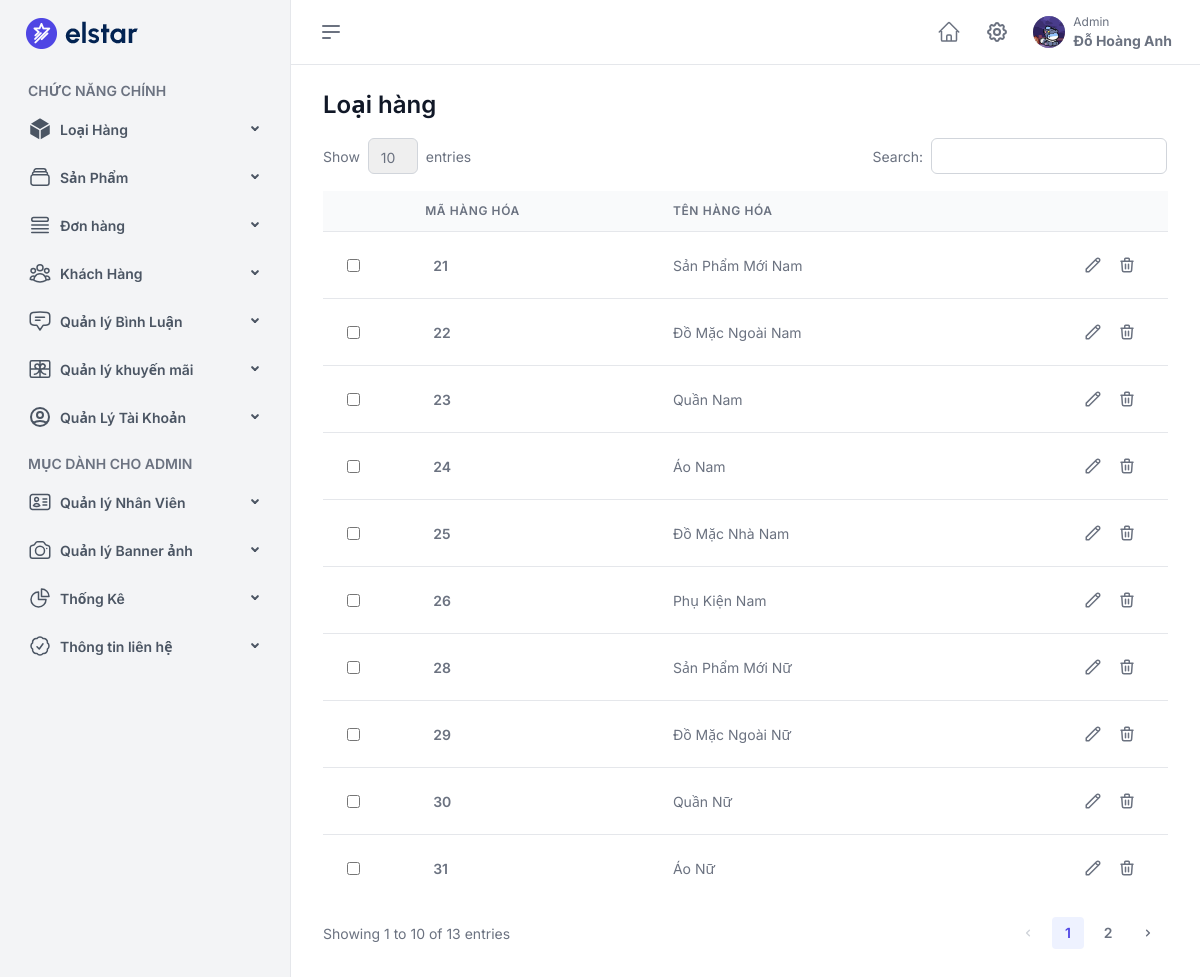
The app's page /admin/admin.php?act=listdm (signed in) with its own data.
### tables this page shows
CREATE TABLE `loai_hang` (
  `ma_loai` int(11) NOT NULL,
  `ten_loai` varchar(50) DEFAULT NULL,
  `anh_loai` varchar(200) NOT NULL,
  `trang_thai` tinyint(2) DEFAULT 0
);

### module/loai.php (called while the page is built, shortened)
<?php
function loai_list(){
    $sql="SELECT * FROM loai_hang WHERE trang_thai=0";
    $list=pdo_query($sql);
    return $list;
}
?>

### module/PDO.php (called while the page is built, shortened)
<?php
function pdo_query($sql){
    $sql_args = array_slice(func_get_args(),1);
    try{
        $stmt = $GLOBALS['PDO']->prepare($sql);
        $stmt->execute($sql_args);
        return $stmt->fetchAll(PDO::FETCH_ASSOC);
    }
    catch(PDOException $e){
        echo $e->getMessage();
        return false;
    }
    finally{
        unset($stmt);
    }
}
?>

### admin/loaihang/list.php (the view, shortened to what this page needs)
<?php
extract($data);
?>
<div class="h-full flex flex-auto flex-col justify-between">
							<main class="h-full">
								<div class="page-container relative h-full flex flex-auto flex-col px-4 sm:px-6 md:px-8 py-4 sm:py-6">
                                    <div class="container mx-auto">
                                        <div class="card adaptable-card">
                                            <div class="card-body">
                                                <div class="lg:flex items-center justify-between mb-4">
                                                    <h3 class="mb-4 lg:mb-0">Loại hàng</h3>
                                                </div>
                                                <div class="overflow-x-auto">
                                                    <table id="product-list-data-table" class="table-default table-hover data-table">
                                                        <thead>
                                                            <tr>
                                                                <th></th>
                                                                <th>Mã hàng hóa</th>
                                                                <th>Tên Hàng Hóa</th>
                                                                <th></th>
                                                            </tr>
                                                        </thead>
                                                        <tbody>
                                                               <?php
                                                               extract($data);
                                                            foreach ($data as $list){
                                                                extract($list);
                                                             ?>
                                                                <tr>
                                                                    <td>
                                                                    <div class="flex items-center">
                                                                        <input type="checkbox" name="chon[]" value="<?php echo $ma_loai ?>">
                                                                    </div>
                                                                    </td>
                                                                <td>
                                                                    <div class="flex items-center">
                                                                        <span class="ml-2 rtl:mr-2 font-semibold"><?php  echo $ma_loai ?></span>
                                                                    </div>
                                                                </td>
                                                                <td>
                                                                    <span class="capitalize"><?php  echo $ten_loai ?></span>
                                                                </td>
                                                                <td>
                                                                    <div class="flex justify-end text-lg">
                                                                        <span class="cursor-pointer p-2 hover:text-indigo-600">
                                                                        <a href="admin.php?act=editdm&ma_loai=<?php echo $ma_loai ?>">
                                                                        </a>
                                                                        </span>
                                                                    <span class="cursor-pointer p-2 hover:text-red-500">
                                                                        <a href="admin.php?act=sdeldm&ma_loai=<?php echo $ma_loai ?>" onclick="return confirmDelete()">
                                                                        </a>
                                                                    </span>
                                                                    </div>
                                                                </td>
                                                                </tr>
                                                                <?php
                                                            }
                                                               ?>
                                                        </tbody>
                                                    </table>
                                                </div>
                                            </div>
                                        </div>
                                    </div>
                                </div>
                            <br>
							</main>

### records on screen
loai_hang: ma_loai "21", ten_loai "Sản Phẩm Mới Nam"
loai_hang: ma_loai "22", ten_loai "Đồ Mặc Ngoài Nam"
loai_hang: ma_loai "23", ten_loai "Quần Nam"
loai_hang: ma_loai "24", ten_loai "Áo Nam"
loai_hang: ma_loai "25", ten_loai "Đồ Mặc Nhà Nam"
loai_hang: ma_loai "26", ten_loai "Phụ Kiện Nam"
loai_hang: ma_loai "28", ten_loai "Sản Phẩm Mới Nữ"
loai_hang: ma_loai "29", ten_loai "Đồ Mặc Ngoài Nữ"
loai_hang: ma_loai "30", ten_loai "Quần Nữ"
loai_hang: ma_loai "31", ten_loai "Áo Nữ"

### other values on screen
$quyen "Admin"
$ten_nhan_vien "Đỗ Hoàng Anh"
